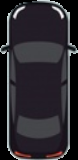
#> input picture src/helper/car2.png, 78 x 160 px, given in place of chart.png, which was not available
$ jupyter execute Train_YoloV3_.ipynb   (shell and % lines are left out)   (text cells are left out)
#> lines starting #> are read from the running program, lines starting #| are printed output that depends on the picture; pictures that were not available may be replaced by others from this repository, and a replacement may not be noted
[cell 1]
# Check if NVIDIA GPU is enabled

[cell 2]
from google.colab import drive
drive.mount('/content/gdrive')

[cell 3]
%cd darknet
%cd ..

[cell 4]
# change makefile to have GPU and OPENCV enabled
%cd darknet

[cell 5]
# Create folder on google drive so that we can save there the weights

[cell 6]
# Download weights darknet model 53

[cell 7]
# We're going to convert the class index on the .txt files. As we're working with only one class, it's supposed to be class 0.
# If the index is different from 0 then we're going to change it.
import glob
import os
import re

txt_file_paths = glob.glob(r"data/obj/*.txt")
for i, file_path in enumerate(txt_file_paths):
    # get image size
    with open(file_path, "r") as f_o:
        lines = f_o.readlines()

        text_converted = []
        for line in lines:
            print(line)
            numbers = re.findall("[0-9.]+", line)
            print(numbers)
            if numbers:

                # Define coordinates
                text = "{} {} {} {} {}".format(0, numbers[1], numbers[2], numbers[3], numbers[4])
                text_converted.append(text)
                print(i, file_path)
                print(text)
        # Write file
        with open(file_path, 'w') as fp:
            for item in text_converted:
                fp.writelines("%s\n" % item)

[cell 8]
import glob
images_list = glob.glob("data/obj/*.jpg")
print(images_list)

[cell 9]
#Create training.txt file
file = open("data/train.txt", "w")
file.write("\n".join(images_list))
file.close()

[cell 10]
# Start the training

[cell 11]
# need to set our custom cfg to test mode
%cd cfg
%cd ..

[cell 12]
# define helper functions
def imShow(path):
#> called with path = 'chart.png'
  import cv2
  import matplotlib.pyplot as plt
  %matplotlib inline

  image = cv2.imread(path)
#> image is the input picture: shape (160, 78, 3); mean B, G, R 46.6, 40.9, 43.6
  height, width = image.shape[:2]
#> height = 160; width = 78
  resized_image = cv2.resize(image,(3*width, 3*height), interpolation = cv2.INTER_CUBIC)
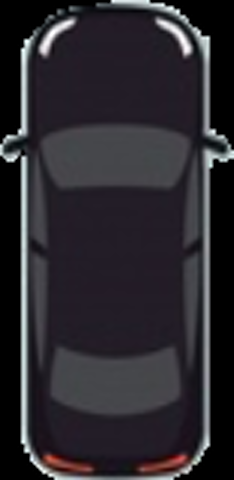
#> resized_image: shape (480, 234, 3); mean B, G, R 46.8, 41.2, 43.9

  fig = plt.gcf()
  fig.set_size_inches(18, 10)
  plt.axis("off")
  plt.imshow(cv2.cvtColor(resized_image, cv2.COLOR_BGR2RGB))
  plt.show()

# use this to upload files
def upload():
  from google.colab import files
  uploaded = files.upload()
  for name, data in uploaded.items():
    with open(name, 'wb') as f:
      f.write(data)
      print ('saved file', name)

# use this to download a file
def download(path):
  from google.colab import files
  files.download(path)

[cell 13]
imShow('chart.png')

[cell 14]
# run your custom detector with this command (upload an image to your google drive to test, thresh flag sets accuracy that detection must be in order to show it)
imShow('predictions.jpg')
#> call 2 of imShow, with path = 'predictions.jpg'
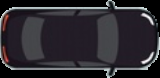
#> input picture src/helper/car2horizontal.png, 160 x 78 px, given in place of predictions.jpg, which was not available
#> in imShow, image is the input picture: shape (78, 160, 3); mean B, G, R 46.6, 40.9, 43.6
#> in imShow (call 2), `resized_image = cv2.resize(image,(3*width, 3*height), interpolation = ..`:
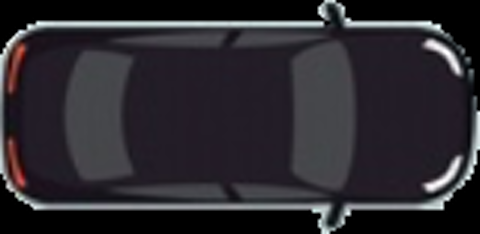
#> resized_image: shape (234, 480, 3); mean B, G, R 46.8, 41.2, 43.9

[cell 15]
# run your custom detector with this command (upload an image to your google drive to test, thresh flag sets accuracy that detection must be in order to show it)
imShow('predictions.jpg')
